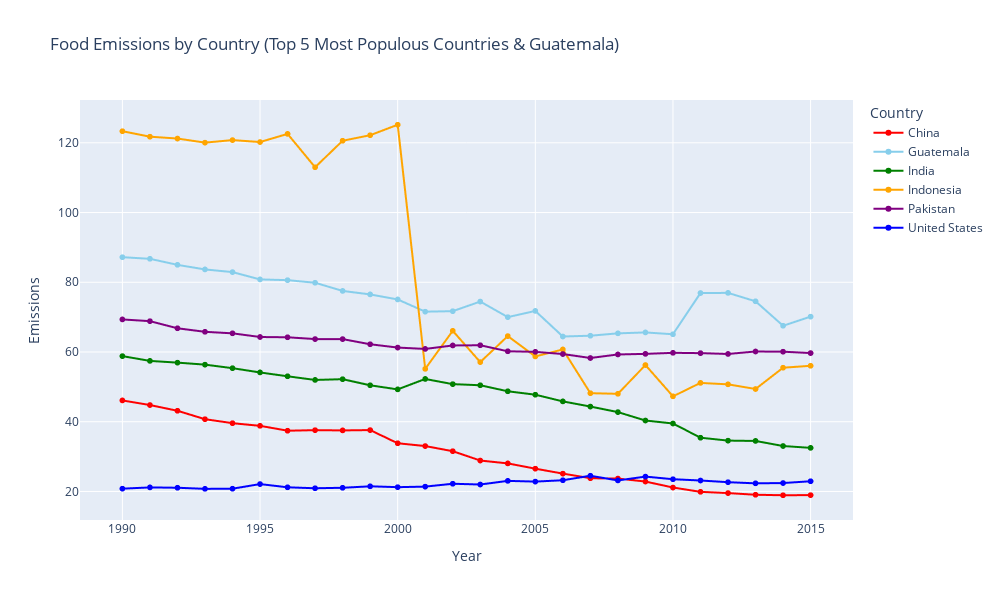

Notebook code cell kept with this figure:
### Code cell
fig = px.line(df_emissions, x="Year", y="Emissions", color='Country', title='Food Emissions by Country (Top 5 Most Populous Countries & Guatemala)')

fig.for_each_trace(lambda t: t.update(visible=False) if t.name != 'China' and t.name != 'United States' and t.name != 'India' and t.name != 'Indonesia' and t.name != 'Pakistan'  and t.name != 'Guatemala' else ())
fig.update_traces(mode='lines+markers')
fig.for_each_trace(lambda t: t.update(line_color='red') if t.name == 'China' else ())
fig.for_each_trace(lambda t: t.update(line_color='blue') if t.name == 'United States' else ())
fig.for_each_trace(lambda t: t.update(line_color='green') if t.name == 'India' else ())
fig.for_each_trace(lambda t: t.update(line_color='orange') if t.name == 'Indonesia' else ())
fig.for_each_trace(lambda t: t.update(line_color='purple') if t.name == 'Pakistan' else ())
fig.for_each_trace(lambda t: t.update(line_color='skyblue') if t.name == 'Guatemala' else ())

# Figsize
fig.update_layout(
    autosize=False,
    width=1000,
    height=600,
)



fig.show()
